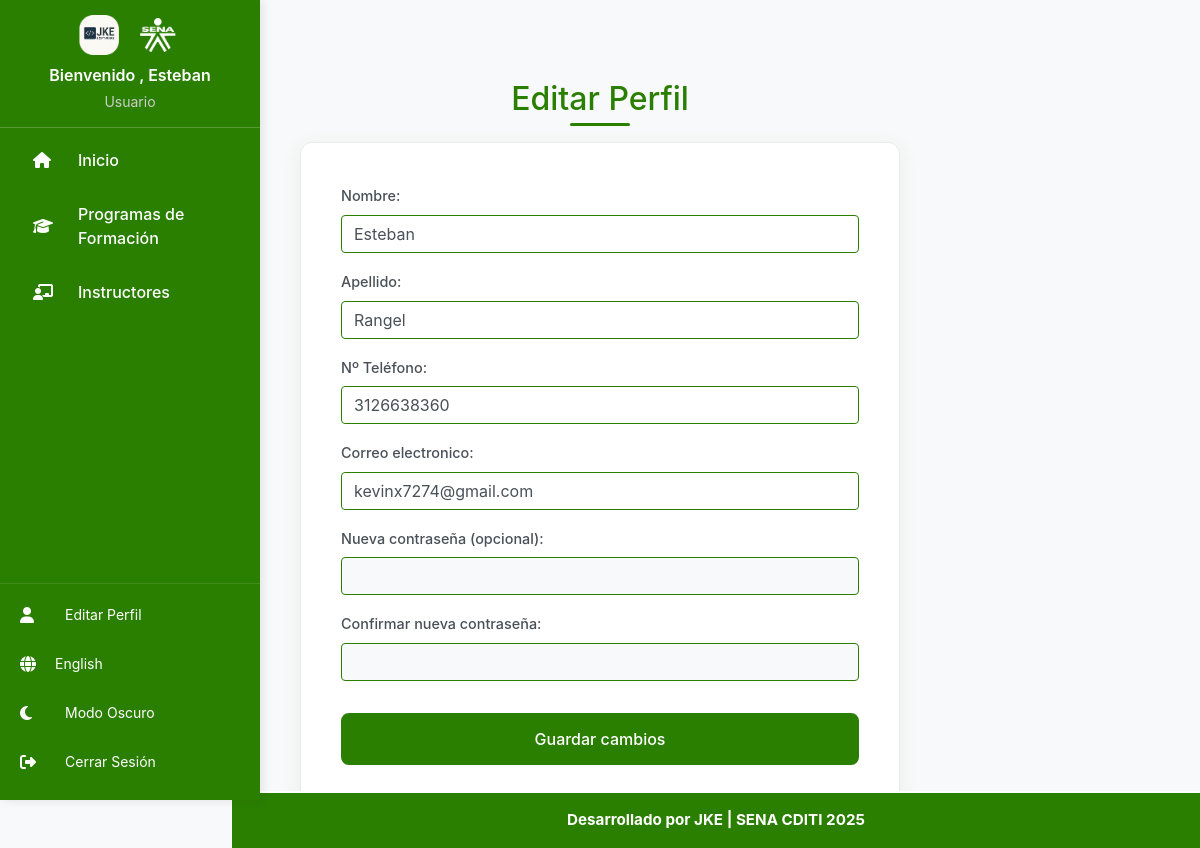
/index.php?page=components/principales/editar_perfil (signed in), run on the app's committed database.
### tables this page shows
CREATE TABLE `usuarios` (
  `Id_usuario` int(11) NOT NULL,
  `nombre` varchar(20) DEFAULT NULL,
  `apellido` varchar(20) DEFAULT NULL,
  `Email` varchar(255) DEFAULT NULL,
  `T_Documento` varchar(10) DEFAULT NULL,
  `N_Documento` varchar(20) DEFAULT NULL,
  `N_Telefono` varchar(20) DEFAULT NULL,
  `Rol` varchar(20) DEFAULT NULL,
  `Contraseña` varchar(255) DEFAULT NULL,
  `token_recuperacion` varchar(255) DEFAULT NULL,
  `token_expiracion` datetime DEFAULT NULL,
  `session_id` varchar(255) DEFAULT NULL,
  `last_activity` datetime DEFAULT NULL,
  `estado` tinyint(1) NOT NULL DEFAULT 1
);

### functions/lang.php (called while the page is built, shortened)
<?php
$lang_code = $_SESSION['lang'] ?? 'es';
$lang_file = __DIR__ . '/../lang/' . $lang_code . '.php';
if (file_exists($lang_file)) {
    $translations = include($lang_file);
} else {
    $translations = include(__DIR__ . '/../lang/es.php');
    $lang_code = 'es';
}
return [
    'lang_code' => $lang_code,
    'translations' => $translations
];

### components/principales/editar_perfil.php (the view, shortened to what this page needs)
<?php
$config = include(__DIR__ . '/../../functions/lang.php');
require_once __DIR__ . '/../../functions/autenticacion_login.php';
$lang_code = $config['lang_code'] ?? 'es';
$t = $config['translations'] ?? [];
$usuario = $_SESSION['usuario'] ?? null;
$id_usuario = (int) $usuario['id'];
$sql = "SELECT nombre, apellido, N_telefono, Email FROM usuarios WHERE Id_usuario = ?";
$stmt = $conn->prepare($sql);
$stmt->bind_param("i", $id_usuario);
$stmt->execute();
$result = $stmt->get_result();
$datos = $result->fetch_assoc();
?>
<!DOCTYPE html>
<html lang="<?= htmlspecialchars($lang_code) ?>">
<head>
    <link rel="stylesheet" href="assets/css/editar_perfil.css">
    <link rel="stylesheet" href="assets/bootstrap.min.css">
</head>
<body class="container mt-5">
    <h2 class="mb-4"><?= $t['edit_profile'] ?? 'Editar Perfil' ?></h2>
    <form class="form-edit" action="/proyecto-sena/functions/procesar_editar_perfil.php" method="POST">
        <div class="mb-3">
            <label for="nombre"><?= $t['name'] ?? 'Nombre' ?>:</label>
            <input type="text" id="nombre" class="form-control"
                   name="nombre" value="<?= htmlspecialchars($datos['nombre']) ?>"
                   required>
        </div>
        <div class="mb-3">
            <label for="apellido"><?= $t['lastname'] ?? 'Apellido' ?>:</label>
            <input type="text" id="apellido" class="form-control"
                   name="apellido" value="<?= htmlspecialchars($datos['apellido'] ?? '') ?>"
                   required>
        </div>
        <div class="mb-3">
            <label for="N_telefono"><?= $t['phone'] ?? 'Teléfono' ?>:</label>
            <input type="number" id="N_telefono" class="form-control"
                   name="N_telefono" value="<?= htmlspecialchars($datos['N_telefono'] ?? '') ?>"
                   required min="0" step="1">
        </div>
        <div class="mb-3">
            <label for="Email"><?= $t['email'] ?? 'Correo' ?>:</label>
            <input type="email" id="Email" class="form-control"
                   name="Email" value="<?= htmlspecialchars($datos['Email']) ?>" required>
        </div>
        <div class="mb-3">
            <label for="nueva_contrasena"><?= $t['new_password'] ?? 'Nueva Contraseña' ?>:</label>
            <input type="password" id="nueva_contrasena" class="form-control" name="nueva_contrasena">
        </div>
        <div class="mb-3">
            <label for="confirmar_contrasena"><?= $t['confirm_password'] ?? 'Confirmar Contraseña' ?>:</label>
            <input type="password" id="confirmar_contrasena" class="form-control" name="confirmar_contrasena">
        </div>
        <button type="submit" class="btn btn-primary"><?= $t['save_changes'] ?? 'Guardar Cambios' ?></button>
    </form>
</body>
</html>

### assets/css/header.css (style rules this page uses)
* { margin: 0; padding: 0; box-sizing: border-box; }
body { font-family: 'Rubik', sans-serif; background-color: white; color: #242424; transition: all 0.3s ease; }

### assets/css/editar_perfil.css (style rules this page uses)
* { box-sizing: border-box; }
body.container.mt-5 { background-color: #f8f9fa; min-height: 100vh; font-family: 'Inter', -apple-system, BlinkMacSystemFont, sans-serif; padding: 2rem 1rem; }
h2 { color: #2a7f00; text-align: center; font-weight: 600; font-size: 2rem; margin-bottom: 2rem; position: relative; }
h2::after { content: ''; position: absolute; bottom: -0.5rem; left: 50%; transform: translateX(-50%); width: 3.75rem; height: 0.19rem; background-color: #2a7f00; border-radius: 0.125rem; }
.form-edit { background: #ffffff; border-radius: 0.75rem; padding: 2.5rem; box-shadow: 0 0.25rem 1.25rem rgba(42, 127, 0, 0.08); max-width: 37.5rem; margin: 0 auto; border: 1px solid #e9ecef; }
.mb-3 { margin-bottom: 1.5rem !important; }
label { display: block; font-weight: 500; color: #495057; margin-bottom: 0.5rem; font-size: 0.9rem; }
.form-control { width: 100%; padding: 0.75rem 1rem; border: 0.125rem solid #dee2e6; border-radius: 0.5rem; font-size: 1rem; transition: all 0.2s ease; background: #ffffff; color: #495057; }
input[type="password"].form-control { background-color: #f8f9fa; }
.btn.btn-primary { background-color: #2a7f00; border: 0.125rem solid #2a7f00; padding: 0.75rem 2rem; border-radius: 0.5rem; font-weight: 500; font-size: 1rem; transition: all 0.2s ease; width: 100%; margin-top: 1rem; color: #ffffff; }
input[required].form-control, select[required].form-control { position: relative; }
input[required].form-control::after, select[required].form-control::after { content: '*'; color: #2a7f00; position: absolute; right: 0.625rem; top: 50%; transform: translateY(-50%); }
.form-control:valid { border-color: #2a7f00; }
.form-control::placeholder { color: #6c757d; opacity: 0.7; }

### includes/main.php (style rules this page uses)
body { visibility: hidden; }

### data on the page
usuarios: nombre "Esteban", apellido "Rangel", N_telefono "3126638360", Email "kevinx7274@gmail.com"

### other printed values
$translations['welcome'] "Bienvenido"
$_SESSION['usuario']['nombre'] "Esteban"
$_SESSION['usuario']['rol'] "Usuario"
$translations['home'] "Inicio"
$translations['training_programs'] "Programas de Formación"
$translations['instructors'] "Instructores"
$translations['edit_profile'] "Editar Perfil"
$translations['dark_mode'] "Modo Oscuro"
$translations['logout'] "Cerrar Sesión"
$t['edit_profile'] "Editar Perfil"
$t['name'] "Nombre"
$t['lastname'] "Apellido"
$t['phone'] "Nº Teléfono"
$t['email'] "Correo electronico"
$t['new_password'] "Nueva contraseña (opcional)"
